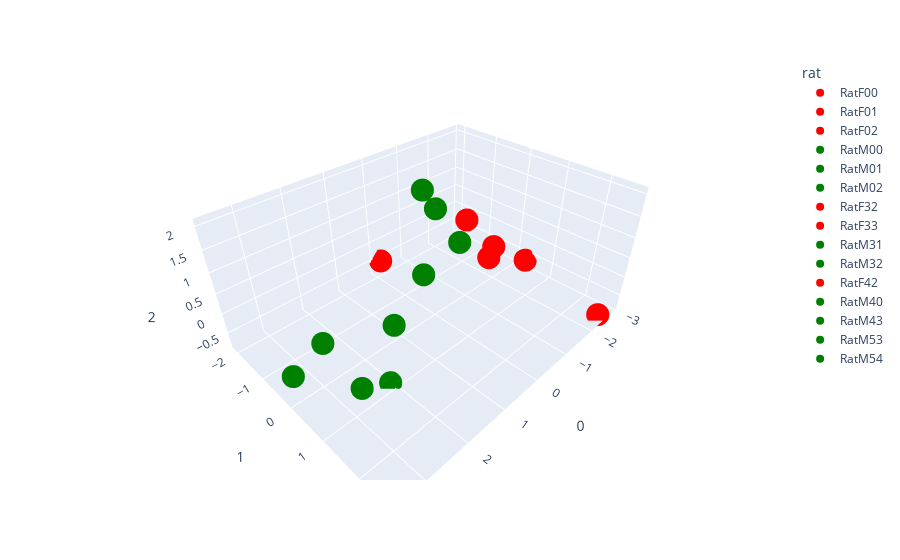

The cell this chart's notebook holds for it:
### Code cell
df = pd.DataFrame(X_new, index=intact)
# add a column with the color
# df['color'] = [rat_markers[animal][0] for animal in intact]
df['rat'] = intact
color_discrete_map = {animal: 'red' if 'F' in animal else 'green' for animal in intact}

# df = px.data.iris()
fig = px.scatter_3d(df, x=0, y=1, z=2, color='rat',
              color_discrete_map=color_discrete_map)
fig.show()

### Figure 1 — Plotly figure (JSON) as saved in the notebook; plotly's stock layout.template omitted (floating-point values rounded to 4 significant figures)
{"data": [{"hovertemplate": "rat=RatF00<br>0=%{x}<br>1=%{y}<br>2=%{z}<extra></extra>", "legendgroup": "RatF00", "marker": {"color": "red", "symbol": "circle"}, "mode": "markers", "name": "RatF00", "scene": "scene", "showlegend": true, "type": "scatter3d", "x": [-2.853], "y": [0.3303], "z": [-0.6301]}, {"hovertemplate": "rat=RatF01<br>0=%{x}<br>1=%{y}<br>2=%{z}<extra></extra>", "legendgroup": "RatF01", "marker": {"color": "red", "symbol": "circle"}, "mode": "markers", "name": "RatF01", "scene": "scene", "showlegend": true, "type": "scatter3d", "x": [-1.997], "y": [-0.1572], "z": [-0.3794]}, {"hovertemplate": "rat=RatF02<br>0=%{x}<br>1=%{y}<br>2=%{z}<extra></extra>", "legendgroup": "RatF02", "marker": {"color": "red", "symbol": "circle"}, "mode": "markers", "name": "RatF02", "scene": "scene", "showlegend": true, "type": "scatter3d", "x": [-2.455], "y": [2.627], "z": [-0.7956]}, {"hovertemplate": "rat=RatM00<br>0=%{x}<br>1=%{y}<br>2=%{z}<extra></extra>", "legendgroup": "RatM00", "marker": {"color": "green", "symbol": "circle"}, "mode": "markers", "name": "RatM00", "scene": "scene", "showlegend": true, "type": "scatter3d", "x": [2.089], "y": [0.8763], "z": [-0.8098]}, {"hovertemplate": "rat=RatM01<br>0=%{x}<br>1=%{y}<br>2=%{z}<extra></extra>", "legendgroup": "RatM01", "marker": {"color": "green", "symbol": "circle"}, "mode": "markers", "name": "RatM01", "scene": "scene", "showlegend": true, "type": "scatter3d", "x": [1.07], "y": [-0.1713], "z": [-0.6562]}, {"hovertemplate": "rat=RatM02<br>0=%{x}<br>1=%{y}<br>2=%{z}<extra></extra>", "legendgroup": "RatM02", "marker": {"color": "green", "symbol": "circle"}, "mode": "markers", "name": "RatM02", "scene": "scene", "showlegend": true, "type": "scatter3d", "x": [-0.02476], "y": [-0.03326], "z": [1.761]}, {"hovertemplate": "rat=RatF32<br>0=%{x}<br>1=%{y}<br>2=%{z}<extra></extra>", "legendgroup": "RatF32", "marker": {"color": "red", "symbol": "circle"}, "mode": "markers", "name": "RatF32", "scene": "scene", "showlegend": true, "type": "scatter3d", "x": [-1.956], "y": [-0.877], "z": [0.3963]}, {"hovertemplate": "rat=RatF33<br>0=%{x}<br>1=%{y}<br>2=%{z}<extra></extra>", "legendgroup": "RatF33", "marker": {"color": "red", "symbol": "circle"}, "mode": "markers", "name": "RatF33", "scene": "scene", "showlegend": true, "type": "scatter3d", "x": [-2.467], "y": [-0.3894], "z": [-0.3785]}, {"hovertemplate": "rat=RatM31<br>0=%{x}<br>1=%{y}<br>2=%{z}<extra></extra>", "legendgroup": "RatM31", "marker": {"color": "green", "symbol": "circle"}, "mode": "markers", "name": "RatM31", "scene": "scene", "showlegend": true, "type": "scatter3d", "x": [3.521], "y": [-0.07853], "z": [-0.2804]}, {"hovertemplate": "rat=RatM32<br>0=%{x}<br>1=%{y}<br>2=%{z}<extra></extra>", "legendgroup": "RatM32", "marker": {"color": "green", "symbol": "circle"}, "mode": "markers", "name": "RatM32", "scene": "scene", "showlegend": true, "type": "scatter3d", "x": [-0.4025], "y": [-0.7925], "z": [1.765]}, {"hovertemplate": "rat=RatF42<br>0=%{x}<br>1=%{y}<br>2=%{z}<extra></extra>", "legendgroup": "RatF42", "marker": {"color": "red", "symbol": "circle"}, "mode": "markers", "name": "RatF42", "scene": "scene", "showlegend": true, "type": "scatter3d", "x": [-0.1855], "y": [-2.09], "z": [-0.5342]}, {"hovertemplate": "rat=RatM40<br>0=%{x}<br>1=%{y}<br>2=%{z}<extra></extra>", "legendgroup": "RatM40", "marker": {"color": "green", "symbol": "circle"}, "mode": "markers", "name": "RatM40", "scene": "scene", "showlegend": true, "type": "scatter3d", "x": [-0.4734], "y": [-0.8628], "z": [-0.477]}, {"hovertemplate": "rat=RatM43<br>0=%{x}<br>1=%{y}<br>2=%{z}<extra></extra>", "legendgroup": "RatM43", "marker": {"color": "green", "symbol": "circle"}, "mode": "markers", "name": "RatM43", "scene": "scene", "showlegend": true, "type": "scatter3d", "x": [2.51], "y": [-0.681], "z": [-0.555]}, {"hovertemplate": "rat=RatM53<br>0=%{x}<br>1=%{y}<br>2=%{z}<extra></extra>", "legendgroup": "RatM53", "marker": {"color": "green", "symbol": "circle"}, "mode": "markers", "name": "RatM53", "scene": "scene", "showlegend": true, "type": "scatter3d", "x": [0.9019], "y": [1.448], "z": [2.057]}, {"hovertemplate": "rat=RatM54<br>0=%{x}<br>1=%{y}<br>2=%{z}<extra></extra>", "legendgroup": "RatM54", "marker": {"color": "green", "symbol": "circle"}, "mode": "markers", "name": "RatM54", "scene": "scene", "showlegend": true, "type": "scatter3d", "x": [2.723], "y": [0.8516], "z": [-0.4844]}], "layout": {"legend": {"title": {"text": "rat"}, "tracegroupgap": 0}, "margin": {"t": 60}, "scene": {"domain": {"x": [0, 1], "y": [0, 1]}, "xaxis": {"title": {"text": "0"}}, "yaxis": {"title": {"text": "1"}}, "zaxis": {"title": {"text": "2"}}}}}
